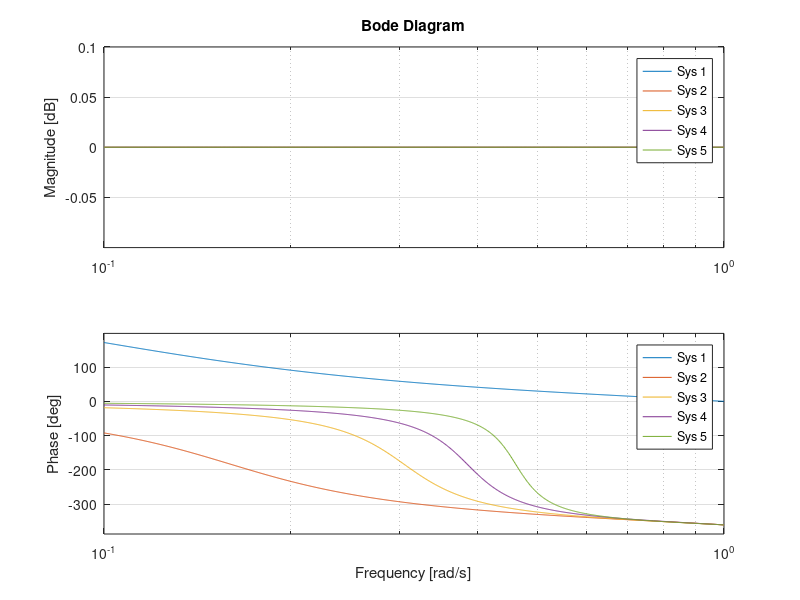
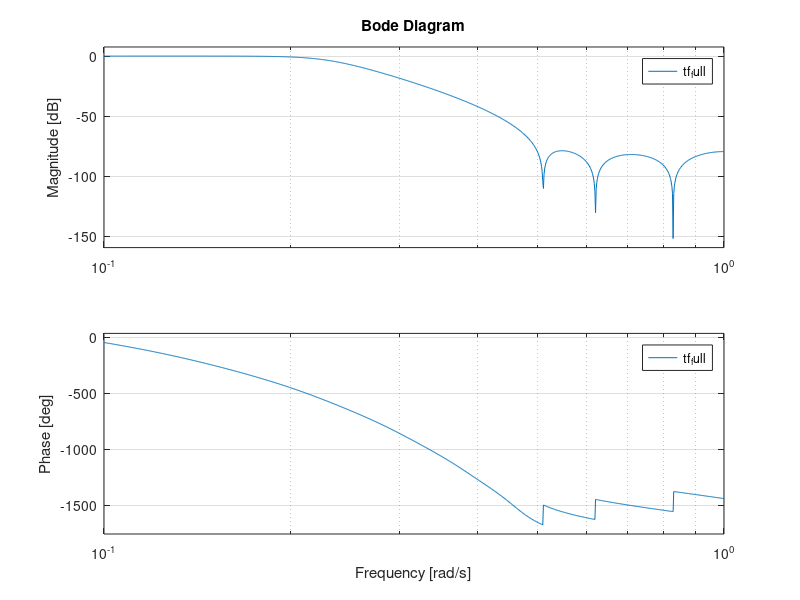
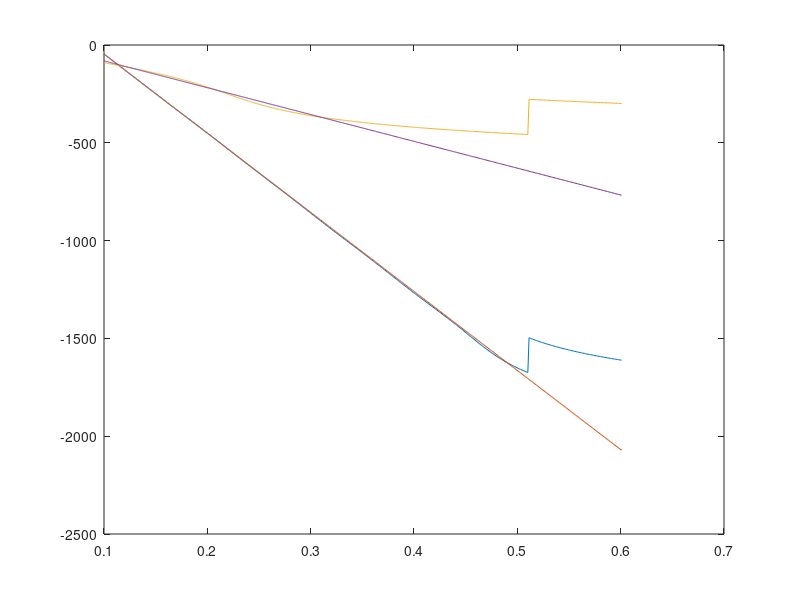
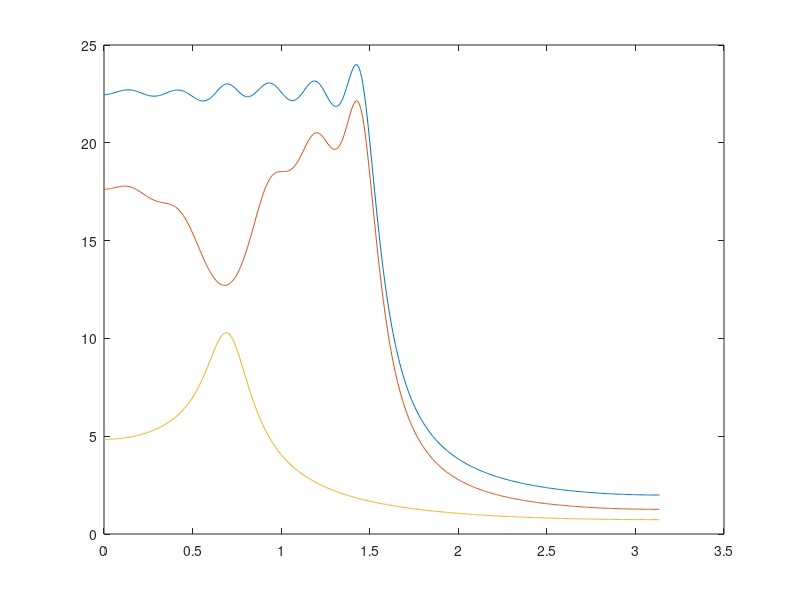

Write MATLAB code to recreate these figures, in order.
clear all
close all
pkg('load', 'optim');
pkg('load', 'control');
pkg('load', 'signal');

function [k, d] = wlinfit(x, y, err_weights)
    w = err_weights;
    n1 = size(x)
    n2 = size(y)
    n3 = size(w)

    xmw = sum(x.*w)/sum(w)
    ymw = sum(y.*w)/sum(w)
    k = sum(w.*(x - xmw).*(y - ymw)) / sum(((x - xmw).^2).*w)
    d = ymw - k*xmw;
endfunction

function h_z = r_th_to_tf(r, theta)
    a1 = 2*r/theta;
    b1 = 1/(theta*theta);
    num = [b1   -a1    1];
    den = [b1    a1    1];
    h_z = tf(num, den);
endfunction

function h_z = r_th_to_tf_d(r, theta)
    %s = tf('s')
    %z = c2d(1/s, pi)
    r
    theta
    z = 1/tf('z', pi);
    a = r*exp(1i * theta)
    ac = conj(a);
    b = real(a*ac)
    %d = min(real(a + ac), 1.62) % ????? 1.62 > pi/2 but should be stable up to 1.999 for small imaginary part 
    d = real(a + ac)
    %b = real(a)^2 + imag(a)^2 
    %d = 2*real(a)
    h_z = (b - d*z + z*z)/(1 - d*z + b*z*z);
endfunction

function h_z = r_th_to_tf_d2(r, theta)
    z = 1/tf('z', pi);
    c = -r;
    d = theta;

    h_z = (-c + d*(1-c)*z + z*z)/(1 + d*(1-c)*z - c*z*z);
endfunction


%[num,den] = cheby2(6,80,0.5)
num = [0.0023    0.0058    0.0102    0.0118    0.0102    0.0058    0.0023]
den = [1.0000   -3.2076    4.6897   -3.8538    1.8573   -0.4931    0.0561]
tf_pre = tf(num, den, pi)

opt = [
    0.770318571380094
    0.143547265193154
    0.782946847174799
    0.437100618941892
    0.819646740700653
    0.937598420828408
    0.836273788136607
    1.199486749246289
    0.875485715778325
    1.444510042645609
]';
rs = [];
thetas = [];
for i = 1:numel(opt)
    if (rem (i, 2) == 1) 
        rs(end+1) = opt(i);
    else 
        thetas(end+1) = opt(i);
    endif
endfor

rs
thetas

figure 1
tf_ap_chain = 1;
tf_aps = {};
for i = 1:numel(rs)
    tf_ap = r_th_to_tf_d(rs(i), thetas(i));
    tf_aps{end+1} = tf_ap;
    tf_ap_chain *= tf_ap;
endfor
tf_full = tf_ap_chain * tf_pre;
bode(tf_aps{:})

figure 2
bode(tf_full)
[mag, pha, w] = bode(tf_full);
[mag_pre, pha_pre, w_pre] = bode(tf_pre, w);

err_weights = mag_pre';

startfreq = 0.01
for i = 1:numel(w)
    if (w(i) > startfreq)
        startidx = i;
        break
    endif
endfor

endfreq = 0.6
for i = 1:numel(w)
    if (w(i) > endfreq)
        endidx = i;
        break
    endif
endfor

w_cut = w(startidx:endidx);
pha_cut = pha(startidx:endidx);
[k1, d1] = wlinfit(w, pha', err_weights);
lin = d1 + w_cut * k1;

pha_pre_cut = pha_pre(startidx:endidx);
[k2, d2] = wlinfit(w, pha_pre', err_weights);
lin_pre = d2 + w_cut * k2;

figure 3
plot(w_cut, pha_cut, w_cut, lin, w_cut, pha_pre_cut, w_cut, lin_pre)

figure 4
[num_full, den_full] = tfdata(tf_full, 'v');
[g1, w1] = grpdelay(num_full, den_full);
[num_ap, den_ap] = tfdata(tf_ap_chain, 'v');
[g2, w2] = grpdelay(num_ap, den_ap);
[num_pre, den_pre] = tfdata(tf_pre, 'v');
[g3, w3] = grpdelay(num_pre, den_pre);
plot(w1, g1, w2, g2, w3, g3)

maxgrp = 0;
maxgrp_w = 0;
for i = 1:numel(g3) 
    if (g3(i) > maxgrp)
        maxgrp = g3(i);
        maxgrp_w = w3(i);
    endif
endfor
maxgrp
maxgrp_w
